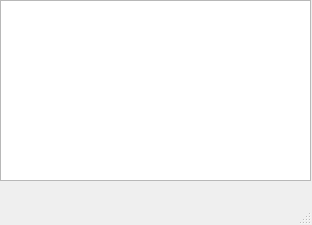
<?xml version="1.0" encoding="UTF-8"?>
<ui version="4.0">
 <class>MainWindow</class>
 <widget class="QMainWindow" name="MainWindow">
  <property name="geometry">
   <rect>
    <x>0</x>
    <y>0</y>
    <width>312</width>
    <height>225</height>
   </rect>
  </property>
  <property name="windowTitle">
   <string>MainWindow</string>
  </property>
  <widget class="QWidget" name="centralwidget">
   <widget class="QGraphicsView" name="graphv">
    <property name="geometry">
     <rect>
      <x>0</x>
      <y>0</y>
      <width>311</width>
      <height>181</height>
     </rect>
    </property>
   </widget>
  </widget>
  <widget class="QMenuBar" name="menubar">
   <property name="geometry">
    <rect>
     <x>0</x>
     <y>0</y>
     <width>312</width>
     <height>20</height>
    </rect>
   </property>
  </widget>
  <widget class="QStatusBar" name="statusbar"/>
 </widget>
 <resources/>
 <connections/>
</ui>
